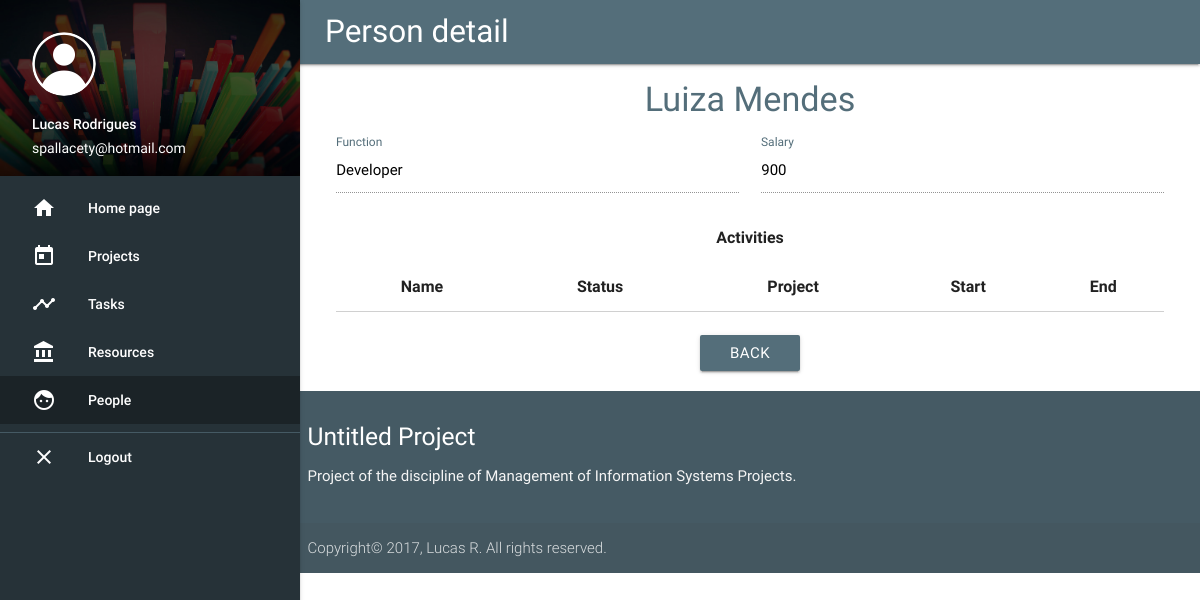
Page /person/1 (signed in) on the committed database.
### core/models.py (models this page shows)
class Person(models.Model):
  name = models.CharField(max_length=128)
  salary = models.IntegerField()
  function = models.CharField(max_length=128)
  owner = models.ForeignKey(User, related_name='people', on_delete=models.CASCADE)

### core/views.py (the view)
# urls.py: url(r'^person/(?P<person_id>\d+)$', person_detail, name='person_detail'),
@login_required
def person_detail(request, person_id):
  config = MetaConfig(title="Person detail", active_class="people")
  person = Person.objects.get(id=person_id)
  tasks = Task.objects.filter(responsable=person)
  return render(request, 'person_detail.html', {'person': person,
                                                'tasks': tasks,
                                                'user': get_current_user(request),
                                                'config': config})

### core/views.py (called while the page is built)
@login_required
def get_current_user(request):
  return request.user

### core/templates/person_detail.html (shortened to what this page needs)
{% extends 'base.html' %}
{% block content %}
<h4 class="main-text center">{{ person.name }}</h4>
<div class="row">
  <div class="col s6">
    <div class="input-field">
      <input disabled type="text" class="black-text" id="function" value="{{person.function}}">
      <label for="function" class="main-text">Function</label>
    </div>
  </div>
  <div class="col s6">
    <div class="input-field">
      <input disabled type="text" class="black-text" id="salary" value="{{person.salary}}">
      <label for="salary" class="main-text">Salary</label>
    </div>
  </div>
  <div class="col s12 m12">
    <table class="centered">
      <thead>
      <tr>
        <th colspan="5">Activities</th>
      <tr>
        <th>Name</th>
        <th>Status</th>
        <th>Project</th>
        <th>Start</th>
        <th>End</th>
      </tr>
      </thead>
    </table>
  </div>
  <div class="col s12 center">
    <br>
    <a href="{% url 'people' %}" class="btn waves-effect waves-light main-color">Back</a>
    <br>
  </div>
</div>
{% endblock %}

### core/templates/base.html (shortened to what this page needs)
{% load staticfiles %}
<html lang="pt-br">
<head>
  <link href="{% static 'css/materialize.css' %}" type="text/css" rel="stylesheet" media="screen,projection"/>
  <link href="{% static 'css/style.css' %}" type="text/css" rel="stylesheet" media="screen,projection"/>
</head>
<body>
<nav class="blue-grey darken-1" role="navigation">
  <a href="#" class="brand-logo content">{{ config.title }}</a>
  <ul id="slide-out" class="side-nav fixed blue-grey darken-4">
    <li>
      <div class="userView">
        <div class="background">
          <img class="responsive-img" src="{% static 'images/bg-nav.jpg' %}">
        </div>
        <span><img class="circle" src="{% static 'images/profile.png' %}"></span>
        <span class="white-text name">{{ user.first_name }}</span>
        <span class="white-text email">{{ user.email }}</span>
      </div>
    </li>
    <li class="{% if config.active_class == 'index' %}active{% endif %}"><a
        class="waves-effect white-text" href="/"><i class="material-icons white-text">home</i>Home page</a>
    </li>
    <li class="{% if config.active_class == 'projects' %}active{% endif %}"><a
        class="waves-effect white-text" href="{% url 'projects' %}"><i class="material-icons white-text">today</i>Projects</a>
    </li>
    <li class="{% if config.active_class == 'tasks' %}active{% endif %}"><a
        class="waves-effect white-text" href="{% url 'tasks' %}"><i class="material-icons white-text">timeline</i>Tasks</a>
    </li>
    <li class="{% if config.active_class == 'resources' %}active{% endif %}"><a
        class="waves-effect white-text" href="{% url 'resources' %}"><i class="material-icons white-text">account_balance</i>Resources</a>
    </li>
    <li class="{% if config.active_class == 'people' %}active{% endif %}"><a class="waves-effect white-text"
                                                                             href="{% url 'people' %}"><i
        class="material-icons white-text">face</i>People</a></li>
    <li><div class="divider blue-grey darken-2"></div></li>
    <li><a class="waves-effect white-text" href="{% url 'logout' %}"><i class="material-icons white-text">close</i>Logout</a></li>
  </ul>
</nav>
<div class="content">
  {% block content %}
  {% endblock %}
</div>
<footer class="page-footer blue-grey darken-2">
  <div class="container">
    <div class="row">
      <div class="col">
        <h5 class="white-text">Untitled Project</h5>
        <p class="grey-text text-lighten-4">Project of the discipline of Management of Information Systems Projects.</p>
      </div>
    </div>
  </div>
  <div class="footer-copyright">
    <div class="container">
      Copyright© 2017, Lucas R. All rights reserved.
    </div>
  </div>
</footer>
</body>
</html>

### core/static/css/style.css (style rules this page uses)
.main-text { color: #546e7a !important; }
.main-color { background-color: #546e7a !important; }
header, main, footer { padding-left: 150px; }
@media only screen and (min-width: 993px) { .content { margin-left: 325px; margin-right: 25px; } }
nav ul li.active { background-color: rgba(0, 0, 0, 0.3) !important; }

### rows in the picture
Person: name "Luiza Mendes", function "Developer", salary "900"

### other values in the picture
{{ config.title }} "Person detail"
{{ user.first_name }} "Lucas Rodrigues"
{{ user.email }} "spallacety@hotmail.com"
